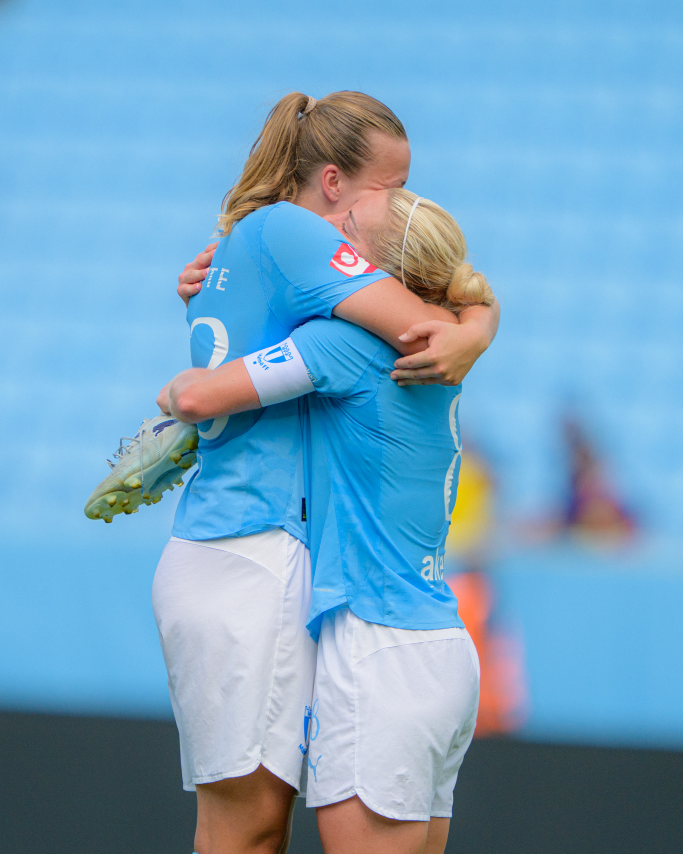
#> input picture design/design_handoff_eventmodell_v5/skisser_assets/hero-foto.jpg, 2048 x 2560 px (shown at 1/3 size)
$ python -i bas.py   (imports and definitions only)   (older library calls are emulated)
#> lines starting #> are read from the running program, lines starting #| are printed output that depends on the picture
"""Baspoängsättning: skärpa, exponering, ögon."""

import cv2
import numpy as np


def skarpa(gray):
    """
    Mäter skärpa som max av nio överlappande patches (3×3 rutnät).
    Belönar bilder där motivet är skarpt oavsett var i bilden det befinner sig,
    utan att bokeh-bakgrund sänker poängen.
    """
    h, w = gray.shape
    ph, pw = h // 2, w // 2
    bast = 0.0
    for row in range(3):
        for col in range(3):
            y1 = row * h // 4
            x1 = col * w // 4
            patch = gray[y1:y1 + ph, x1:x1 + pw]
            v = cv2.Laplacian(patch, cv2.CV_64F).var()
            if v > bast:
                bast = v
    return bast


def exponering(gray):
    hist = cv2.calcHist([gray], [0], None, [256], [0, 256]).flatten()
    total = hist.sum()
    klippt_hog = hist[250:].sum() / total
    klippt_lag = hist[:5].sum() / total
    medel = gray.mean() / 255.0
    straff = klippt_hog * 2.0 + klippt_lag * 1.5 + abs(medel - 0.45)
    return max(0.0, 1.0 - straff)


def motljus(gray):
    """
    Motljus-indikator i [0,1]: hög när kanterna (bakgrund/himmel) är klart
    ljusare än bildens mitt (motivet), vilket ger siluett/rim-ljus.
    Neutralt signalvärde — modellen lär sig om det är önskvärt eller inte.
    """
    h, w = gray.shape
    mh, mw = h // 4, w // 4
    mitt = gray[mh:h - mh, mw:w - mw]
    if mitt.size == 0:
        return 0.0
    mask = np.ones_like(gray, dtype=bool)
    mask[mh:h - mh, mw:w - mw] = False
    kant = gray[mask]
    diff = (kant.mean() - mitt.mean()) / 255.0
    # Förstärk även av andelen utbrända kantpixlar (bakgrundsljus).
    utbrant = (kant > 230).mean()
    return float(np.clip(diff * 1.5 + utbrant * 0.5, 0.0, 1.0))


def rorelse_riktning(gray):
    """
    Riktnings-anisotropi i [0,1] via struktur-tensorns koherens.
    Hög = starkt riktad gradient (panorering/svep), låg = isotropisk
    (skarp detalj eller ostrukturerad skakning). Tillsammans med 'skarpa'
    kan modellen skilja medveten panorering från kameraskak.
    """
    gx = cv2.Sobel(gray, cv2.CV_32F, 1, 0, ksize=3)
    gy = cv2.Sobel(gray, cv2.CV_32F, 0, 1, ksize=3)
    jxx = float(np.mean(gx * gx))
    jyy = float(np.mean(gy * gy))
    jxy = float(np.mean(gx * gy))
    spar = jxx + jyy
    if spar < 1e-6:
        return 0.0
    koherens = ((jxx - jyy) ** 2 + 4.0 * jxy * jxy) ** 0.5 / spar
    return float(np.clip(koherens, 0.0, 1.0))


# Haar-cascadernas sökvägar. CascadeClassifier.detectMultiScale är INTE
# trådsäker — flera trådar som delar samma objekt kraschar med
# "getScaleData"-assertion. Därför hålls en egen instans per tråd.
_ANSIKTE_XML = cv2.data.haarcascades + "haarcascade_frontalface_default.xml"
_OGA_XML = cv2.data.haarcascades + "haarcascade_eye.xml"

import threading
_tls = threading.local()


def _cascades():
    """Returnerar (ansikte, öga)-cascade för den anropande tråden."""
    par = getattr(_tls, "casc", None)
    if par is None:
        par = (cv2.CascadeClassifier(_ANSIKTE_XML),
               cv2.CascadeClassifier(_OGA_XML))
        _tls.casc = par
    return par


def ogon_ansikten(gray):
    ansikte, oga = _cascades()
    # Skydd om cascade-filerna saknas/inte kunde läsas.
    if ansikte.empty() or oga.empty():
        return 0, 0
    ansikten = ansikte.detectMultiScale(gray, 1.1, 5, minSize=(40, 40))
    ogon = sum(
        len(oga.detectMultiScale(gray[y:y+h, x:x+w], 1.1, 6))
        for (x, y, w, h) in ansikten
    )
    return len(ansikten), ogon


def poangsatt(jpg_path):
    img = cv2.imread(str(jpg_path))
#> img is the input picture: shape (2560, 2048, 3); mean B, G, R 195.6, 164.9, 117.6
    if img is None:
        return None
    h, w = img.shape[:2]
#> h = 2560; w = 2048
    if max(h, w) > 1600:
        s = 1600 / max(h, w)
#> s = 0.625
        img = cv2.resize(img, (int(w * s), int(h * s)))
#> img: shape (1600, 1280, 3)
    gray = cv2.cvtColor(img, cv2.COLOR_BGR2GRAY)
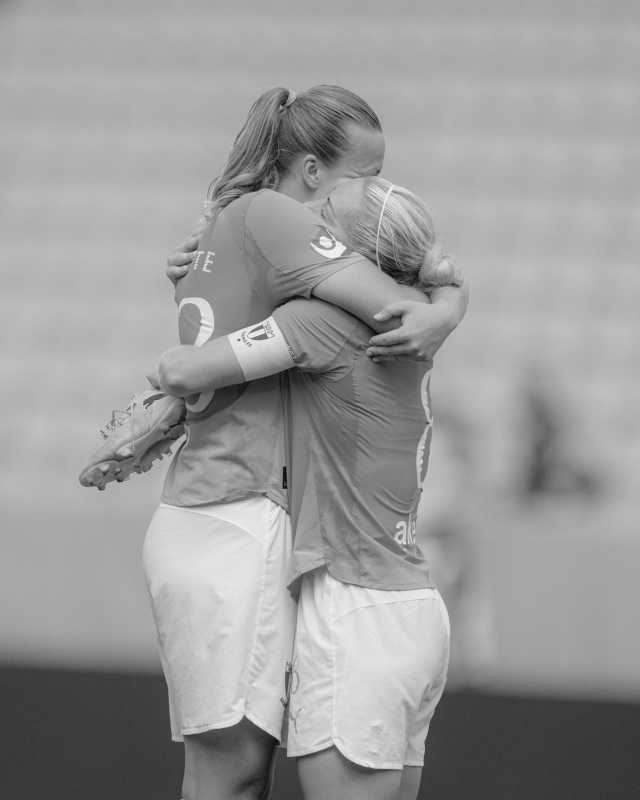
#> gray: shape (1600, 1280) (shown at 1/2 size); min 6, max 243, mean 154.1
    n_ans, n_ogon = ogon_ansikten(gray)
#> in ogon_ansikten, `ansikten = ansikte.detectMultiScale(gray, 1.1, 5, minSize=(40, 40))`: ansikten = ()
#> in ogon_ansikten, `ogon = sum( len(oga.detectMultiScale(gray[y:y+h, x:x+w], 1.1, 6)) for ..`: ogon = 0
#> n_ans = 0; n_ogon = 0
    return {
        "skarpa":   skarpa(gray),
        "exp":      exponering(gray),
        "ansikten": n_ans,
        "ogon":     n_ogon,
        "motljus":  motljus(gray),
        "rorelse":  rorelse_riktning(gray),
    }
#> after the loop in skarpa, `for row in range(3):`:
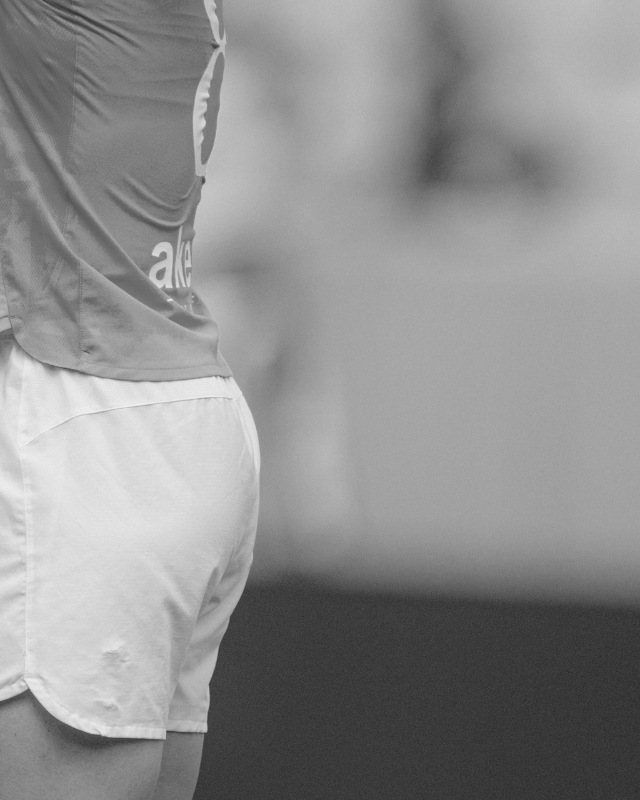
#> patch: shape (800, 640); min 33, max 240, mean 142.4
#> after the loop in skarpa, `for row in range(3):`: bast = 329.8
#> in exponering, `hist = cv2.calcHist([gray], [0], None, [256], [0, 256]).flatten()`: hist = 256 values, max 58797 at index 178, min 0 at index 0, mean 8000
#> in exponering, `total = hist.sum()`: total = 2048000
#> in exponering, `klippt_hog = hist[250:].sum() / total`: klippt_hog = 0
#> in exponering, `medel = gray.mean() / 255.0`: medel = 0.604
#> in exponering, `straff = klippt_hog * 2.0 + klippt_lag * 1.5 + abs(medel - 0.45)`: straff = 0.154
#> in motljus, `h, w = gray.shape`: h = 1600; w = 1280
#> in motljus, `mh, mw = h // 4, w // 4`: mh = 400; mw = 320
#> in motljus, `mitt = gray[mh:h - mh, mw:w - mw]`:
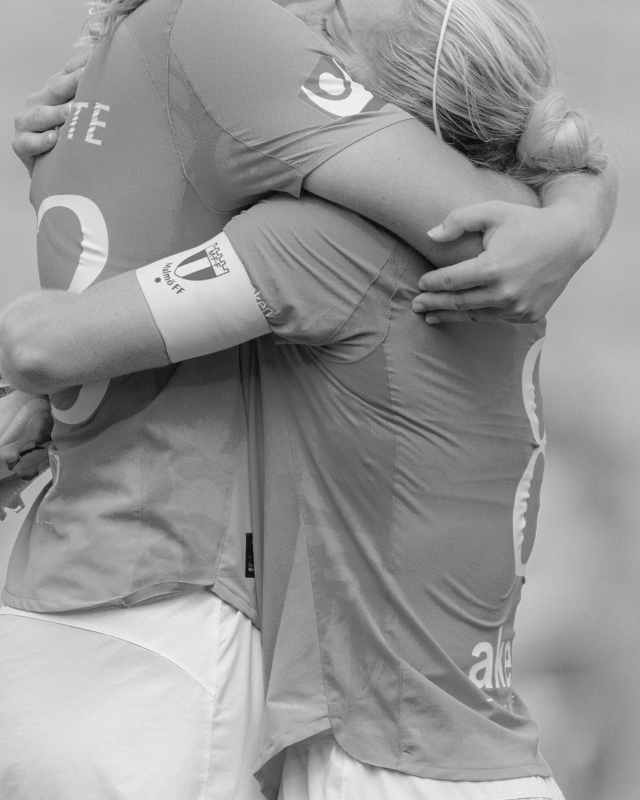
#> mitt: shape (800, 640); min 6, max 243, mean 148.9
#> in motljus, `diff = (kant.mean() - mitt.mean()) / 255.0`: diff = 0.0275
#> in motljus, `utbrant = (kant > 230).mean()`: utbrant = 0.000884
#> in rorelse_riktning, `gx = cv2.Sobel(gray, cv2.CV_32F, 1, 0, ksize=3)`:
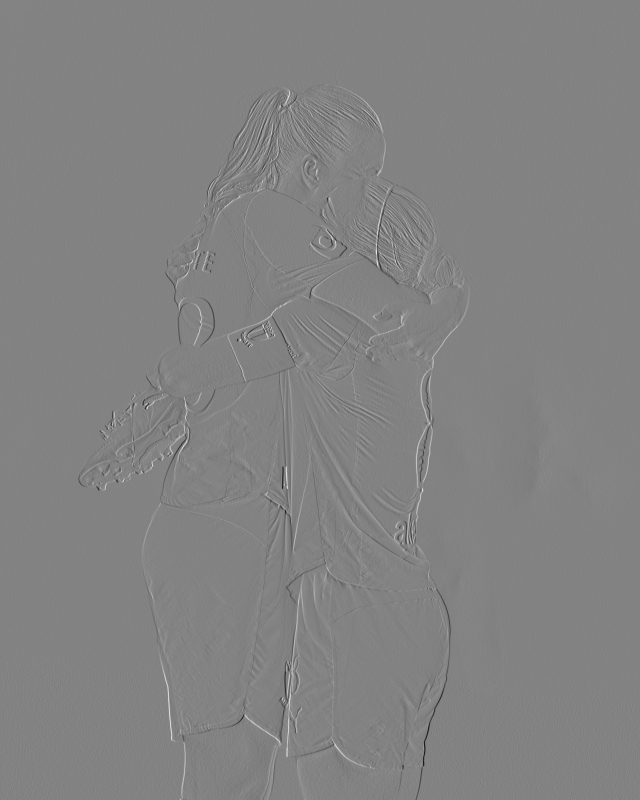
#> gx: shape (1600, 1280) float32 (shown at 1/2 size); min -505, max 481, mean 0; drawn with min black and max white
#> in rorelse_riktning, `jxx = float(np.mean(gx * gx))`: jxx = 654.9
#> in rorelse_riktning, `jyy = float(np.mean(gy * gy))`: jyy = 757.9
#> in rorelse_riktning, `jxy = float(np.mean(gx * gy))`: jxy = -30
#> in rorelse_riktning, `spar = jxx + jyy`: spar = 1412.8
#> in rorelse_riktning, `koherens = ((jxx - jyy) ** 2 + 4.0 * jxy * jxy) ** 0.5 / spar`: koherens = 0.0844

>>> result = poangsatt('../../design/design_handoff_eventmodell_v5/skisser_assets/hero-foto.jpg')
#> result = {'skarpa': 329.8, 'exp': 0.846, 'ansikten': 0, 'ogon': 0, 'motljus': 0.0417, 'rorelse': 0.0844}
